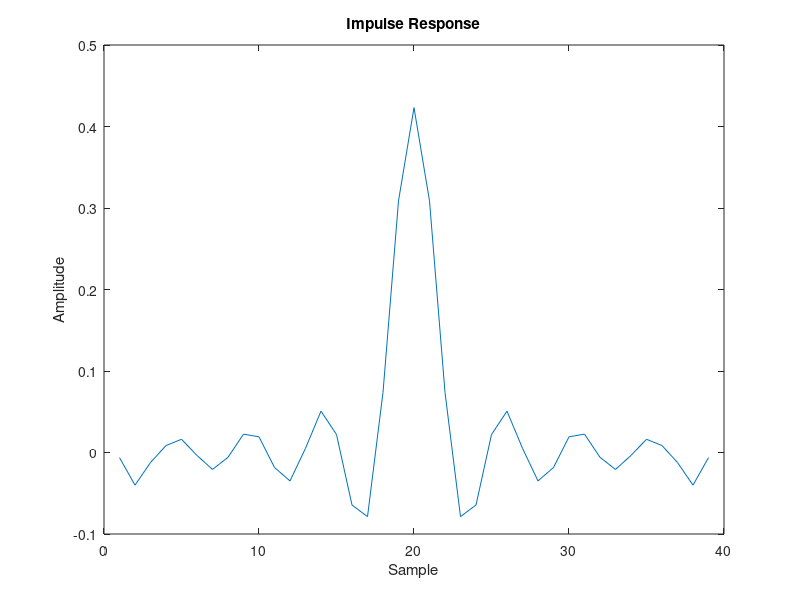

The MATLAB script that drew this image: (Note: this script raises an error after producing the figure.)
%mark_proj1_equiripple
%Filter Characteristics
fpass = 4e3;
fstop = 4.5e3;
ds = 0.05;
dp = 0.1;
fs = 20e3;
A = [1 0];

[n, f0, a0, w] = firpmord([fpass fstop], A, [dp ds], fs);

%Ensure that the filter is type 1 by making the order even if its odd.
if mod(n, 2) == 1
    n = n + 1;
end

FIRF_equiripple = firpm(n, f0, a0, w);
figure(1)
plot(FIRF_equiripple)
title('Impulse Response')
xlabel('Sample')
ylabel('Amplitude')
figure(2)
freqz(FIRF_equiripple,N)
title('Frequency Response')


[FeqAm, Feqf] = freqz(FIRF_equiripple);
FeqMag = abs(FeqAm);

fcut_index = 2+round(512*fstop/(fs/2));
ds_new = max(FeqMag(fcut_index:end));

mpf = FIRF_equiripple;
mpf(n/2+1) = mpf(n/2+1)+ds_new;
mpfRoots = roots(mpf);
mpfRoots = sort(mpfRoots);
mpfRootsMag = abs(mpfRoots);

tol = 1e-2;
IUCroots = abs(mpfRoots) < 1-tol;
UCroots = abs(mpfRoots) > 1-tol & abs(mpfRoots) < 1+tol;

IUCzeros = nonzeros(IUCroots.*mpfRoots);
UCzeros = nonzeros(UCroots.*mpfRoots);
UCzeros = sort(UCzeros, 'ComparisonMethod', 'real');
if(mod(length(UCzeros),4) ~= 0)
    oddzero = UCzeros(1);
    UCzeros = UCzeros(3:end);

end

zplane(poly(UCzeros))
ics = reshape(UCzeros, 2, length(UCzeros)/2);
ics = ics(:,1:2:end);
UCzeros = reshape(ics, 1, length(UCzeros)/2)';
zerosKeep = [oddzero' UCzeros' IUCzeros'];

mpf = poly(zerosKeep);
zplane(mpf)
mpfFR = freqz(mpf);
m_pass = mpfFR(1:round(512*fpass/(fs/2)));
norm_factor = mean(abs(m_pass));
mpf = mpf/norm_factor;
mpfFR = mpfFR/norm_factor;
figure(4)
plot(abs(mpfFR))
hold on
plot(FeqMag)
hold off